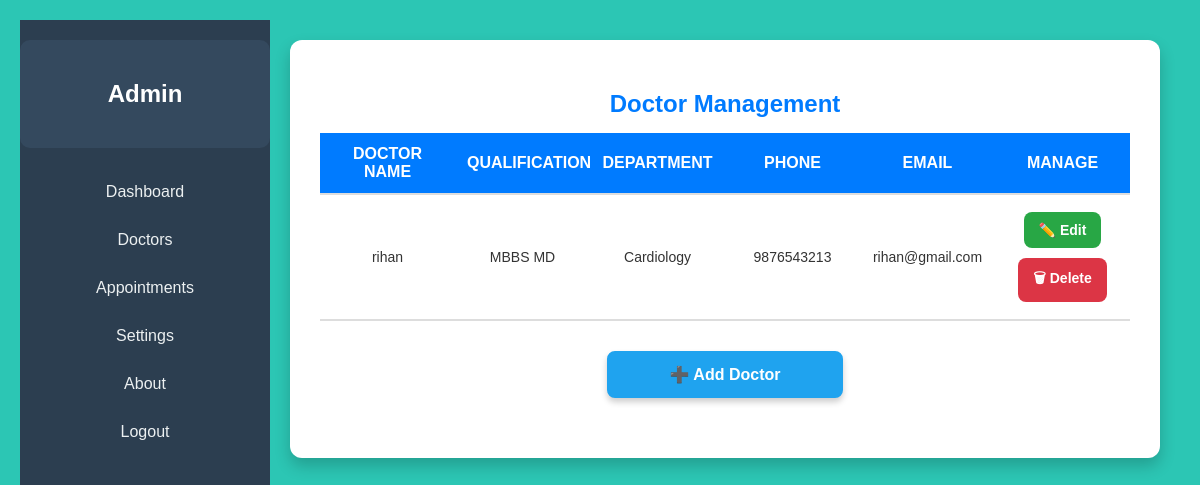
Screenshot of /api/viewdoctors with the database file from the repository.
### Predictivehealthapp/models.py (models this page shows)
class DoctorTable(models.Model):
    LOGINID=models.ForeignKey(LoginTable,on_delete=models.CASCADE,null=True,blank=True)
    Name=models.CharField(max_length=20,null=True,blank=True)
    specialization=models.CharField(max_length=20,null=True,blank=True)
    qualification=models.CharField(max_length=20,null=True,blank=True)
    phone=models.BigIntegerField(null=True,blank=True)
    email=models.CharField(max_length=255,null=True,blank=True)

### Predictivehealthapp/views.py (the view)
# urls.py: path('viewdoctors',viewdoc.as_view(),name="viewdoctors"),
class viewdoc(View):
    def get(self,request):
        obj=DoctorTable.objects.all()
        print(obj)
        return render(request,'administrator/view-doc.html',{'val':obj})

### templates/administrator/view-doc.html (shortened to what this page needs)
{% extends 'administrator/admin-dashboard.html' %}
    {% block body %}
    <div class="view-doc">
        <h2 class="title">Doctor Management</h2>
        <div class="responsive-table-container">
            <table class="responsive-table">
                <thead>
                    <tr>
                        <th>Doctor Name</th>
                        <th>Qualification</th>
                        <th>Department</th>
                        <th>Phone</th>
                        <th>Email</th>
                        <th>Manage</th>
                    </tr>
                </thead>
                <tbody>
                    {% for i in val %}
                    <tr>
                        <td>{{ i.Name }}</td>
                        <td>{{ i.qualification }}</td>
                        <td>{{ i.specialization }}</td>
                        <td>{{ i.phone }}</td>
                        <td>{{ i.email }}</td>
                        <td>
                            <a class="btn btn-edit" href="{% url 'editdoc' i.id %}">✏️ Edit</a><br>
                            <a class="btn btn-delete" href="{% url 'deletedoc' i.id %}">🗑 Delete</a>
                        </td>
                    </tr>
                    {% endfor %}
                </tbody>
            </table>
        </div>
        <center><a class="btn btn-add" href="{% url 'doctorregister' %}">➕ Add Doctor</a></center>
    </div>
    {% endblock %}

### templates/administrator/admin-dashboard.html (style rules this page uses)
body { margin: 0; font-family: Arial, sans-serif; background-color: #11bfabe2; transition: all 0.3s ease-in-out; }
body { font-family: "Poppins", sans-serif; margin: 0; padding: 20px; color: #333; transition: all 0.3s ease-in-out; }
.view-doc { max-width: 1200px; margin: auto; background: white; padding: 30px; border-radius: 12px; box-shadow: 0 8px 16px rgba(0, 0, 0, 0.2); text-align: center; animation: fadeIn 0.5s ease-in-out; }
.title { font-size: 26px; font-weight: bold; margin-bottom: 20px; color: #007bff; }
.responsive-table-container { overflow-x: auto; }
.responsive-table { width: 100%; border-collapse: collapse; min-width: 800px; table-layout: fixed; }
.responsive-table th, .responsive-table td { padding: 15px; text-align: center; border-bottom: 2px solid #ddd; }
.responsive-table th { background-color: #007bff; color: white; font-size: 16px; }
.responsive-table td { font-size: 14px; }
.btn { display: inline-block; padding: 10px 15px; border-radius: 8px; text-decoration: none; color: white; font-size: 14px; font-weight: bold; margin: 5px; transition: all 0.3s ease-in-out; }
.btn-edit { background: #28a745; }
.btn-delete { background: #dc3545; }
.btn-add { background: #1fa3ef; color: white; display: block; width: 200px; text-align: center; margin: 30px auto; padding: 12px 16px; border: 2px solid #1fa3ef; border-radius: 8px; box-shadow: 0px 4px 6px rgba(0, 0, 0, 0.2); font-size: 16px; font-weight: bold; cursor: pointer; transition: all 0.3s ease-in-out; }
a { text-decoration: none; color: #007bff; }
body { font-family: "Poppins", sans-serif; margin: 0; padding: 20px; transition: all 0.3s ease-in-out; }
.title { font-size: 24px; font-weight: bold; margin-bottom: 15px; color: #007bff; }
.responsive-table { width: 100%; border-collapse: collapse; min-width: 600px; }
.responsive-table th, .responsive-table td { padding: 12px; text-align: center; border-bottom: 2px solid #ddd; }
.responsive-table th { background-color: #007bff; color: white; font-size: 16px; text-transform: uppercase; }
.responsive-table td { font-size: 14px; color: #333; }

### rows the page displays
DoctorTable: Name "rihan", qualification "MBBS MD", specialization "Cardiology", phone "9876543213", email "rihan@gmail.com"
